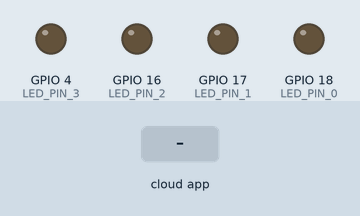
The sketch below on a simulated ESP32. Shown: output pins drawn as LEDs (lit = HIGH). The inputs (shaded band) are chosen by the test bench. WiFi joins after 1.5 s; servers stay silent unless stated; the ROS host is connected and sends only what is stated; what the sketch prints to the serial monitor is not drawn.

Above: at 2.7 s.
2.8 s: the phone or cloud app sets forward to 0
At 4.0 s:
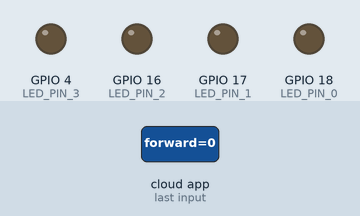
4.3 s: the phone or cloud app sets back to 0
At 5.0 s:
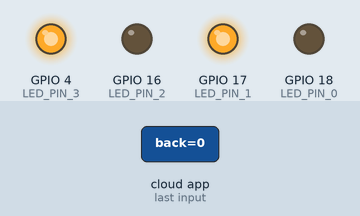
5.8 s: the phone or cloud app sets TTL to 0
At 6.1 s:
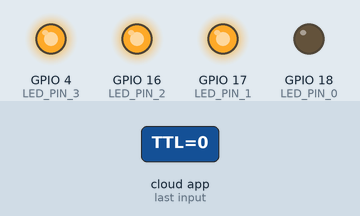
7.3 s: the phone or cloud app sets TTR to 0
At 8.4 s:
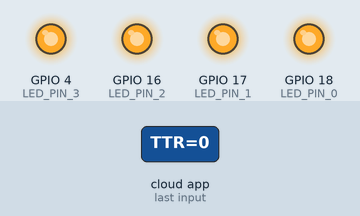
8.8 s: the phone or cloud app sets location to 0
At 9.6 s:
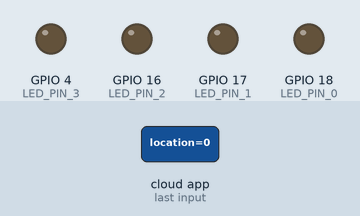
10.3 s: the phone or cloud app sets location to 1
At 11.5 s:
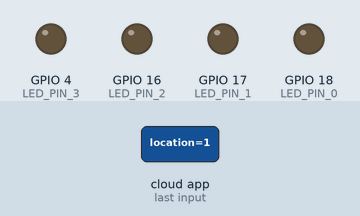
Timing chart, 0 to 12.8 s (numbered marks = the images above; inputs shaded):
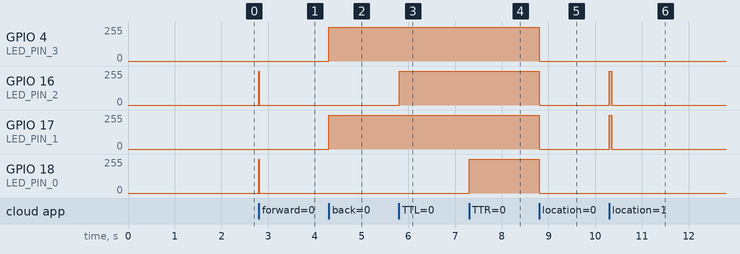

The sketch:

ESP32_src.ino
```cpp
#include <ros.h>
#include <std_msgs/Empty.h>
//#include <std_msgs/String.h>
#include <std_msgs/Int8.h>
#include <std_msgs/Float32MultiArray.h> //for sensor values
#include <WiFi.h>

// use first channel of 16 channels (started from zero)
#define LP 0
#define LM 1
#define RP 2
#define RM 3

// use 13 bit precission for LEDC timer
#define LEDC_TIMER_13_BIT  13

// use 5000 Hz as a LEDC base frequency
#define LEDC_BASE_FREQ     5000

// fade LED PIN (replace with LED_BUILTIN constant for built-in LED)
#define LED_PIN_0 18 //LP
#define LED_PIN_1 17 //LM
#define LED_PIN_2 16 //RP
#define LED_PIN_3 4 //RM

const int dt = 5;
const int N = 36; //must be same as rosnode "head2control"
const int unit_forward_time = 10; //ms
const int unit_time = (int) (1450.0/(float)N * (90.0/65.0)); //ms
int loc = -1; //0~N-1


const char SSID[] = "write your SSID";
const char PASSWORD[] = "write your password";
IPAddress server(192, 168, 100, 40); //change to your IP address

const uint16_t serverPort = 11411;

WiFiClient client;

class WiFiHardware {
  public:
  WiFiHardware() {};

  void init() {
    client.connect(server, serverPort);
  }

  int read() {
    return client.read();
  }

  void write(uint8_t* data, int length) {
    for(int i=0; i<length; i++) client.write(data[i]);
  }

  unsigned long time(){
    return millis();
  }
};

ros::NodeHandle_<WiFiHardware> nh;
std_msgs::Empty dummy_msg;


int POWER_R = 255;
int POWER_L = 255;

void ledcAnalogWrite(uint8_t channel, uint32_t value, uint32_t valueMax = 255) {
  // calculate duty, 8191 from 2 ^ 13 - 1
  uint32_t duty = (8191 / valueMax) * min(value, valueMax);

  // write duty to LEDC
  ledcWrite(channel, duty);
}

void reset(const std_msgs::Empty& msg){
  ledcAnalogWrite(LP, 0);
  ledcAnalogWrite(LM, 0);
  ledcAnalogWrite(RP, 0);
  ledcAnalogWrite(RM, 0);
  delay(dt);
}

void forward(const std_msgs::Empty& msg){
  ledcAnalogWrite(LP, POWER_L);
  ledcAnalogWrite(RP, POWER_R);
  //delay(dt);
  delay(unit_forward_time);
  reset(dummy_msg);
}

void back(const std_msgs::Empty& msg){
  ledcAnalogWrite(LM, POWER_L);
  ledcAnalogWrite(RM, POWER_R);
  delay(dt);
}

void TTL(const std_msgs::Empty& msg) //turn to left
{
  ledcAnalogWrite(LM,POWER_L);
  ledcAnalogWrite(RP,POWER_R);
}

void TTR(const std_msgs::Empty& msg) //turn to right
{
  ledcAnalogWrite(LP, POWER_L);
  ledcAnalogWrite(RM, POWER_R);
}

void cb(const std_msgs::Int8& msg)
{
  if(loc==-1) loc=msg.data; //for restart

  int diff = msg.data - loc;
  if(diff<-N/2)diff += N;
  if(diff>N/2) diff -= N;

  if(diff>0){
    TTL(dummy_msg);
    delay(unit_time*diff);
    reset(dummy_msg);
  }
  if(diff<0){
    TTR(dummy_msg);
    delay(unit_time*(-diff));
    reset(dummy_msg);
  }
  if(diff==0){
    reset(dummy_msg);
  }

  loc = msg.data;
}


ros::Subscriber<std_msgs::Empty> sub_f("forward", &forward);
ros::Subscriber<std_msgs::Empty> sub_b("back", &back);
ros::Subscriber<std_msgs::Empty> sub_l("TTL", &TTL);
ros::Subscriber<std_msgs::Empty> sub_r("TTR", &TTR);
ros::Subscriber<std_msgs::Empty> sub_s("stop", &reset);

ros::Subscriber<std_msgs::Int8> sub_n("location", &cb);

void setup(){
  Serial.begin(115200);
  WiFi.begin(SSID, PASSWORD);
  Serial.print("WiFi connecting");

  while (WiFi.status() != WL_CONNECTED){
    Serial.print(".");
    delay(100);
  }

  Serial.println(" connected");

  ledcSetup(LP, LEDC_BASE_FREQ, LEDC_TIMER_13_BIT);
  ledcSetup(LM, LEDC_BASE_FREQ, LEDC_TIMER_13_BIT);
  ledcSetup(RP, LEDC_BASE_FREQ, LEDC_TIMER_13_BIT);
  ledcSetup(RM, LEDC_BASE_FREQ, LEDC_TIMER_13_BIT);
  ledcAttachPin(LED_PIN_0, LP);
  ledcAttachPin(LED_PIN_1, LM);
  ledcAttachPin(LED_PIN_2, RP);
  ledcAttachPin(LED_PIN_3, RM);

  nh.initNode();
  nh.subscribe(sub_n);

  nh.subscribe(sub_f);
  nh.subscribe(sub_b);
  nh.subscribe(sub_l);
  nh.subscribe(sub_r);
  nh.subscribe(sub_s);

  delay(10);
}


void loop(){
  nh.spinOnce();
  delay(1);
}
```

Measured:
- after the input at 2.8 s, GPIO 16 (LED_PIN_2), GPIO 18 (LED_PIN_0): 0/255 → 254/255 at once, → 0/255 0.01 s later
- after the input at 4.3 s, GPIO 4 (LED_PIN_3), GPIO 17 (LED_PIN_1): 0/255 → 254/255 at once
- after the input at 5.8 s, GPIO 16 (LED_PIN_2): 0/255 → 254/255 at once
- after the input at 7.3 s, GPIO 18 (LED_PIN_0): 0/255 → 254/255 at once
- after the input at 8.8 s, GPIO 4 (LED_PIN_3), GPIO 16 (LED_PIN_2), GPIO 17 (LED_PIN_1), GPIO 18 (LED_PIN_0): 254/255 → 0/255 at once
- after the input at 10.3 s, GPIO 16 (LED_PIN_2), GPIO 17 (LED_PIN_1): 0/255 → 254/255 at once, → 0/255 0.06 s later
